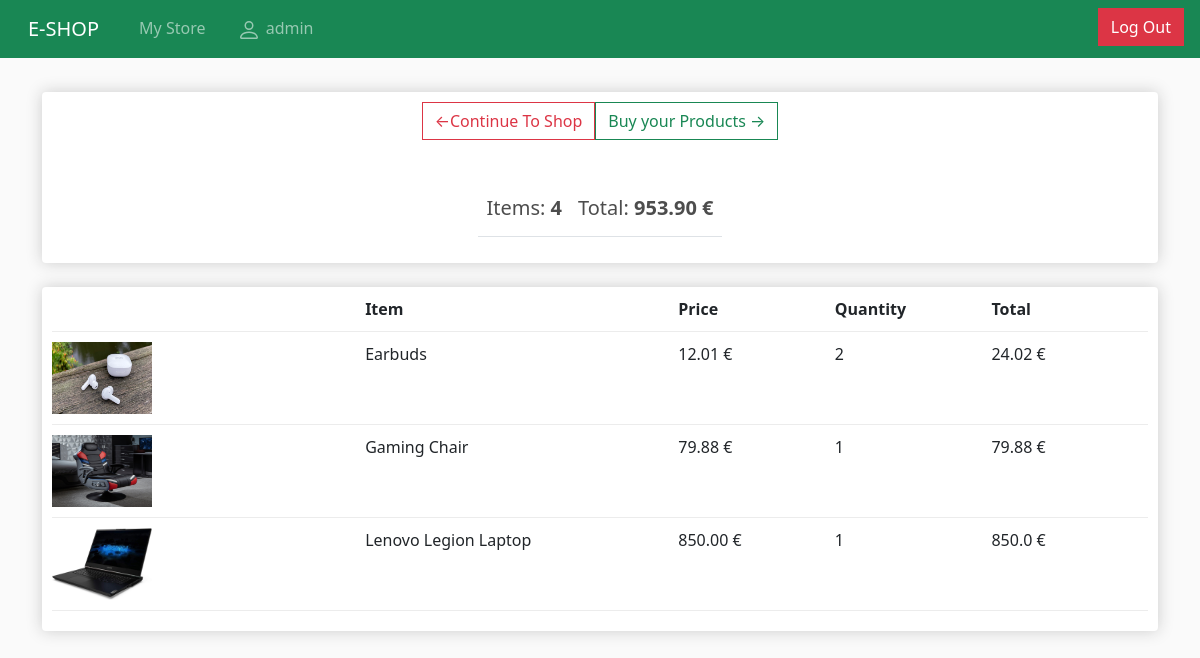
The page /store/ (signed in) on the database its author committed.
### eshop/models.py (models this page shows, shortened)
class Order(models.Model):
    customer_id = models.ForeignKey('Customer', related_name="customer", on_delete=models.SET_NULL, blank=True, null=True)
    date_ordered = models.DateField("Ordered date", null=True, blank=True)
    status_id = models.ForeignKey("Status", on_delete=models.SET_NULL, null=True)
    user = models.OneToOneField(User, on_delete=models.CASCADE, null=True, blank=True)
    class Meta:
        verbose_name = "Order"
        verbose_name_plural = "Orders"
    @property
    def get_cart_total(self):
        orderitems = self.productorder_set.all()
        total = sum([item.get_total_amount for item in orderitems])
        return total
    @property
    def get_all_items(self):
        orderitems = self.productorder_set.all()
        total = sum([item.quantity for item in orderitems])
        return total

class ProductOrder(models.Model):
    product_id = models.ForeignKey('Product', on_delete=models.SET_NULL, blank=True, null=True)
    order_id = models.ForeignKey('Order', on_delete=models.SET_NULL, blank=True, null=True)
    quantity = models.IntegerField(default=0, null=True, blank=True)
    class Meta:
        verbose_name = "Product Order"
        verbose_name_plural = "Product Orders"
    @property
    def get_total_amount(self):
        total = self.product_id.price * self.quantity
        return total

class Product(models.Model):
    name = models.CharField(max_length=200)
    price = models.FloatField()
    description = models.CharField(max_length=200, null=True, blank=True)
    image = models.ImageField(null=True, blank=True)
    class Meta:
        verbose_name = "Product"
        verbose_name_plural = "Products"

### eshop/views.py (the view)
# urls.py: path("store/", views.my_store, name="store"),
def my_store(request):
    if request.user.is_authenticated:
        order, created = Order.objects.get_or_create(user=request.user)
        items = order.productorder_set.all()
    else:
        items = []
        order = {'get_all_items': 0, 'get_cart_total': 0}
    context = {'order': order, 'items': items}
    return render(request, 'my_store.html', context)

### eshop/templates/my_store.html
{% extends "base.html" %}
{% load static %}
{% block content %}
<div class="row">
    <div class="col-lg-12">
        <div class="box-element">
            <div class="d-flex justify-content-center">
                <a  class="btn btn-outline-danger" href="{% url 'eshop' %}">&#x2190;Continue To Shop</a>
                <a  class="btn btn-outline-success" href="#">Buy your Products &#x2192;</a>
            </div>
            <br>
            <br>
            <table class="table">
                <tr class="d-flex justify-content-center">
                    <th><h5>Items: <strong>{{order.get_all_items}}</strong></h5></th>
                    <th><h5>Total:<strong> {{order.get_cart_total|floatformat:2}} €</strong></h5></th>
                </tr>
            </table>
        </div>
        <br>
        <div class="box-element">
            <div class="cart-row">
                <div style="flex:2"></div>
                <div style="flex:2"><strong>Item</strong></div>
                <div style="flex:1"><strong>Price</strong></div>
                <div style="flex:1"><strong>Quantity</strong></div>
                <div style="flex:1"><strong>Total</strong></div>
            </div>
            {% for item in items %}
            <div class="cart-row">
                <div style="flex:2"><img class="row-image" src="{{item.product_id.image.url}}" style="height:4.5em"></div>
                <div style="flex:2"><p>{{item.product_id.name}}</p></div>
                <div style="flex:1"><p>{{item.product_id.price |floatformat:2}} €</p></div>
                <div style="flex:1">{{item.quantity}}</div>
                <div style="flex:1"><p>{{item.get_total_amount}} €</p></div>
            </div>
            {% endfor %}
        </div>
    </div>
</div>
{% endblock content %}

### eshop/templates/base.html (shortened to what this page needs)
<!DOCTYPE html>
{% load static %}
<html lang="en">
<head>
    <link href="https://cdn.jsdelivr.net/npm/bootstrap@5.0.2/dist/css/bootstrap.min.css" rel="stylesheet">
    <link rel="stylesheet" type="text/css" href="{% static 'css/styles.css' %}">
</head>
<body>
    <nav class="navbar navbar-expand-lg navbar-dark bg-success">
        <div class="container-fluid">
            <a class="navbar-brand mx-3" href="{% url 'eshop' %}">E-SHOP</a>
          <div class="collapse navbar-collapse" id="navbarNavDropdown">
            <ul class="navbar-nav mr-3 d-flex flex-row justify-content-start">
                {% if user.is_authenticated %}
              <li class="nav-item active">
                  <a class="nav-link mx-3" href="{% url 'store' %}">My Store</a>
              </li>
                    <li class="nav-item"><a class="nav-link" href="#">
                    {{ user.get_username }}</a></li>
                    <li class="nav-item position-absolute end-0 mx-3">
                         <div class="form-inline my-2 my-lg-0">
                             <a class="btn btn-danger" href="{% url 'logout'%}?next={{request.path}}">Log Out</a>
                         </div>
                    </li>
                {% endif %}
            </ul>
          </div>
        </div>
      </nav>
        <div class="container">
            <br>
            {% block content %}
            {% endblock content %}
        </div>
</body>
</html>

### static/css/styles.css (style rules this page uses)
body { background-color: hsl(0, 0%, 98%); }
h1,h2,h3,h4,h5,h6 { color:hsl(0, 0%, 30%); }
.box-element { box-shadow:hsl(0, 0%, 80%) 0 0 16px; background-color: #fff; border-radius: 4px; padding: 10px; }
.col-lg-4, .col-lg-6, .col-lg-8, .col-lg-12 { margin-top: 10px; }
.btn { border-radius: 0; }
.row-image { width: 100px; }
.cart-row { display: flex; align-items: flex-stretch; padding-bottom: 10px; margin-bottom: 10px; border-bottom: 1px solid #ececec; }

### rows shown on the page
Order: get_all_items "4", get_cart_total "953.90"
ProductOrder: product_id.image (picture), product_id.name "Earbuds", product_id.price "12.01", quantity "2", get_total_amount "24.02"
ProductOrder: product_id.image (picture), product_id.name "Gaming Chair", product_id.price "79.88", quantity "1", get_total_amount "79.88"
ProductOrder: product_id.image (picture), product_id.name "Lenovo Legion Laptop", product_id.price "850.00", quantity "1", get_total_amount "850.0"

### other values the page prints
{{ user.get_username }} "admin"
